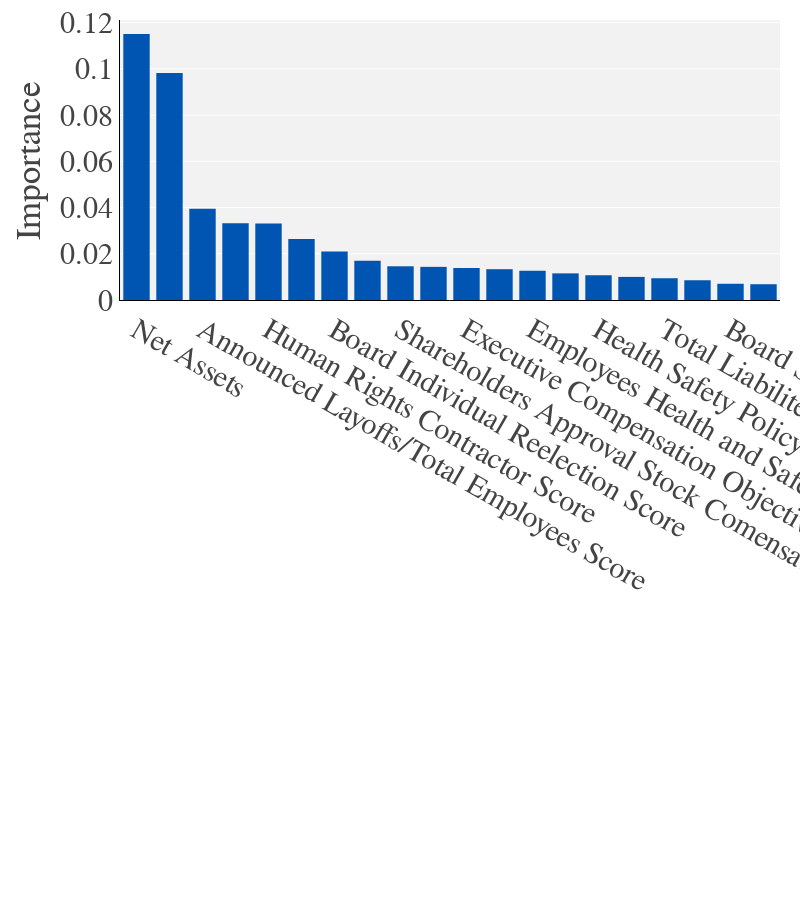

The code cell stored with this chart in its notebook:
### Code cell
fig = px.bar(feature_import, y="importance", width=800, 
                           height=900) #, title="Feature importances using permutation on full model"
fig.update_yaxes(title = 'Importance')
fig.update_xaxes(title = None)

fig.update_layout(margin=dict(l=120, r=20, t=20, b=600),)

fig.show()

fig.write_image("images/final/governance/feature_importance_governance_lgbm.png")
pio.write_image(fig, 'images/final/governance/feature_importance_governance_lgbm.png', scale=5, width=800, height=900)

### Figure 1 — Plotly figure (JSON) as saved in the notebook; plotly's stock layout.template omitted (floating-point values rounded to 4 significant figures)
{"data": [{"alignmentgroup": "True", "hovertemplate": "index=%{x}<br>importance=%{y}<extra></extra>", "legendgroup": "", "marker": {"color": "#0055B3", "pattern": {"shape": ""}}, "name": "", "offsetgroup": "", "orientation": "v", "showlegend": false, "textposition": "auto", "type": "bar", "x": ["Net Assets", "Total Assets", "Announced Layoffs/Total Employees Score", "Flexible Working Hours Score", "Human Rights Contractor Score", "Policy Data Privacy Score", "Board Individual Reelection Score", "Targets Emissions Score", "Shareholders Approval Stock Comensation Score", "Board Functions Policy Score", "Executive Compensation Objectives Score", "Anti Takeover Score", "Employees Health and Safety Score", "Average Board Tensure Score", "Health Safety Policy Score", "Board Background ans Skills Score", "Total Liabilites", "Training and Development Policy Score", "Board Size Score", "Resource Reduction Policy Score"], "xaxis": "x", "y": [0.1151, 0.09816, 0.03943, 0.0332, 0.03315, 0.02641, 0.02098, 0.01695, 0.01459, 0.01434, 0.01384, 0.01332, 0.01265, 0.01152, 0.0107, 0.009997, 0.009413, 0.008538, 0.007019, 0.006822], "yaxis": "y"}], "layout": {"barmode": "relative", "height": 900, "legend": {"tracegroupgap": 0}, "margin": {"b": 600, "l": 120, "r": 20, "t": 20}, "width": 800, "xaxis": {"anchor": "y", "domain": [0, 1], "title": {}}, "yaxis": {"anchor": "x", "domain": [0, 1], "title": {"text": "Importance"}}}}
